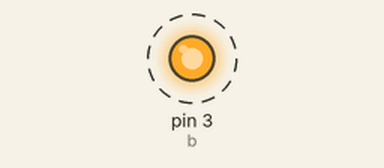
Bench run of a sketch on a simulated Arduino Uno, built with avr-gcc and run on an emulated ATmega328P. Parts: output pins drawn as LEDs (lit = HIGH). Dashed ring = blinking.

Above: at 0.5 s.
Timing chart, 0 to 4.6 s (numbered marks = the images above):
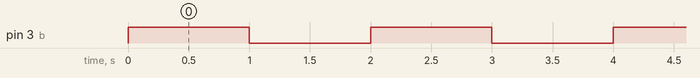

Measured:
- by itself, pin 3 (b): alternates HIGH for 1.0 s and LOW for 1.0 s

The sketch:

4-1_Buzzer.ino
```cpp
int b = 3;

void setup() {
  pinMode(b, OUTPUT);
}

void loop() {
  digitalWrite(b, HIGH);
  delay(1000);
  digitalWrite(b, LOW);
  delay(1000);
}

/*
int b = 3;

void setup() {
  pinMode(b, OUTPUT);
}

void loop() {
  tone(b, 400, 200);
  delay(400);
  tone(b, 700, 200);
  delay(200);
  tone(b, 100, 200);
  delay(200);
  tone(b, 500, 200);
  delay(200);
  tone(b, 900, 200);
  delay(200);
  delay(1000);
}
*/
```
